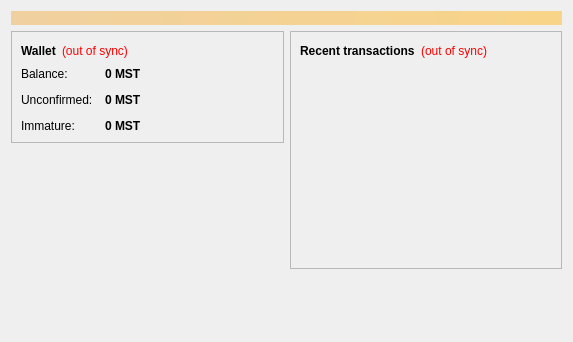
<?xml version="1.0" encoding="UTF-8"?>
<ui version="4.0">
 <class>OverviewPage</class>
 <widget class="QWidget" name="OverviewPage">
  <property name="geometry">
   <rect>
    <x>0</x>
    <y>0</y>
    <width>573</width>
    <height>342</height>
   </rect>
  </property>
  <property name="windowTitle">
   <string>Form</string>
  </property>
  <layout class="QVBoxLayout" name="topLayout">
   <item>
    <widget class="QLabel" name="labelAlerts">
     <property name="visible">
      <bool>false</bool>
     </property>
     <property name="styleSheet">
      <string notr="true">background-color: qlineargradient(x1: 0, y1: 0, x2: 1, y2: 0, stop:0 #F0D0A0, stop:1 #F8D488); color:#000000;</string>
     </property>
     <property name="wordWrap">
      <bool>true</bool>
     </property>
     <property name="margin">
      <number>3</number>
     </property>
    </widget>
   </item>
   <item>
    <layout class="QHBoxLayout" name="horizontalLayout" stretch="1,1">
     <item>
      <layout class="QVBoxLayout" name="verticalLayout_2">
       <item>
        <widget class="QFrame" name="frame">
         <property name="frameShape">
          <enum>QFrame::StyledPanel</enum>
         </property>
         <property name="frameShadow">
          <enum>QFrame::Raised</enum>
         </property>
         <layout class="QVBoxLayout" name="verticalLayout_4">
          <item>
           <layout class="QHBoxLayout" name="horizontalLayout_4">
            <item>
             <widget class="QLabel" name="label_5">
              <property name="font">
               <font>
                <weight>75</weight>
                <bold>true</bold>
               </font>
              </property>
              <property name="text">
               <string>Wallet</string>
              </property>
             </widget>
            </item>
            <item>
             <widget class="QLabel" name="labelWalletStatus">
              <property name="toolTip">
               <string>The displayed information may be out of date. Your wallet automatically synchronizes with the MystCoin network after a connection is established, but this process has not completed yet.</string>
              </property>
              <property name="styleSheet">
               <string notr="true">QLabel { color: red; }</string>
              </property>
              <property name="text">
               <string notr="true">(out of sync)</string>
              </property>
              <property name="alignment">
               <set>Qt::AlignLeading|Qt::AlignLeft|Qt::AlignVCenter</set>
              </property>
             </widget>
            </item>
            <item>
             <spacer name="horizontalSpacer_2">
              <property name="orientation">
               <enum>Qt::Horizontal</enum>
              </property>
              <property name="sizeHint" stdset="0">
               <size>
                <width>40</width>
                <height>20</height>
               </size>
              </property>
             </spacer>
            </item>
           </layout>
          </item>
          <item>
           <layout class="QFormLayout" name="formLayout_2">
            <property name="fieldGrowthPolicy">
             <enum>QFormLayout::AllNonFixedFieldsGrow</enum>
            </property>
            <property name="horizontalSpacing">
             <number>12</number>
            </property>
            <property name="verticalSpacing">
             <number>12</number>
            </property>
            <item row="0" column="0">
             <widget class="QLabel" name="label">
              <property name="text">
               <string>Balance:</string>
              </property>
             </widget>
            </item>
            <item row="0" column="1">
             <widget class="QLabel" name="labelBalance">
              <property name="font">
               <font>
                <weight>75</weight>
                <bold>true</bold>
               </font>
              </property>
              <property name="cursor">
               <cursorShape>IBeamCursor</cursorShape>
              </property>
              <property name="toolTip">
               <string>Your current balance</string>
              </property>
              <property name="text">
               <string notr="true">0 MST</string>
              </property>
              <property name="textInteractionFlags">
               <set>Qt::LinksAccessibleByMouse|Qt::TextSelectableByKeyboard|Qt::TextSelectableByMouse</set>
              </property>
             </widget>
            </item>
            <item row="1" column="0">
             <widget class="QLabel" name="label_3">
              <property name="text">
               <string>Unconfirmed:</string>
              </property>
             </widget>
            </item>
            <item row="1" column="1">
             <widget class="QLabel" name="labelUnconfirmed">
              <property name="font">
               <font>
                <weight>75</weight>
                <bold>true</bold>
               </font>
              </property>
              <property name="cursor">
               <cursorShape>IBeamCursor</cursorShape>
              </property>
              <property name="toolTip">
               <string>Total of transactions that have yet to be confirmed, and do not yet count toward the current balance</string>
              </property>
              <property name="text">
               <string notr="true">0 MST</string>
              </property>
              <property name="textInteractionFlags">
               <set>Qt::LinksAccessibleByMouse|Qt::TextSelectableByKeyboard|Qt::TextSelectableByMouse</set>
              </property>
             </widget>
            </item>
            <item row="2" column="0">
             <widget class="QLabel" name="labelImmatureText">
              <property name="text">
               <string>Immature:</string>
              </property>
             </widget>
            </item>
            <item row="2" column="1">
             <widget class="QLabel" name="labelImmature">
              <property name="font">
               <font>
                <weight>75</weight>
                <bold>true</bold>
               </font>
              </property>
              <property name="toolTip">
               <string>Mined balance that has not yet matured</string>
              </property>
              <property name="text">
               <string notr="true">0 MST</string>
              </property>
              <property name="textInteractionFlags">
               <set>Qt::LinksAccessibleByMouse|Qt::TextSelectableByKeyboard|Qt::TextSelectableByMouse</set>
              </property>
             </widget>
            </item>
           </layout>
          </item>
         </layout>
        </widget>
       </item>
       <item>
        <spacer name="verticalSpacer">
         <property name="orientation">
          <enum>Qt::Vertical</enum>
         </property>
         <property name="sizeHint" stdset="0">
          <size>
           <width>20</width>
           <height>40</height>
          </size>
         </property>
        </spacer>
       </item>
      </layout>
     </item>
     <item>
      <layout class="QVBoxLayout" name="verticalLayout_3">
       <item>
        <widget class="QFrame" name="frame_2">
         <property name="frameShape">
          <enum>QFrame::StyledPanel</enum>
         </property>
         <property name="frameShadow">
          <enum>QFrame::Raised</enum>
         </property>
         <layout class="QVBoxLayout" name="verticalLayout">
          <item>
           <layout class="QHBoxLayout" name="horizontalLayout_2">
            <item>
             <widget class="QLabel" name="label_4">
              <property name="text">
               <string>&lt;b&gt;Recent transactions&lt;/b&gt;</string>
              </property>
             </widget>
            </item>
            <item>
             <widget class="QLabel" name="labelTransactionsStatus">
              <property name="toolTip">
               <string>The displayed information may be out of date. Your wallet automatically synchronizes with the MystCoin network after a connection is established, but this process has not completed yet.</string>
              </property>
              <property name="styleSheet">
               <string notr="true">QLabel { color: red; }</string>
              </property>
              <property name="text">
               <string notr="true">(out of sync)</string>
              </property>
              <property name="alignment">
               <set>Qt::AlignRight|Qt::AlignTrailing|Qt::AlignVCenter</set>
              </property>
             </widget>
            </item>
            <item>
             <spacer name="horizontalSpacer">
              <property name="orientation">
               <enum>Qt::Horizontal</enum>
              </property>
              <property name="sizeHint" stdset="0">
               <size>
                <width>40</width>
                <height>20</height>
               </size>
              </property>
             </spacer>
            </item>
           </layout>
          </item>
          <item>
           <widget class="QListView" name="listTransactions">
            <property name="styleSheet">
             <string notr="true">QListView { background: transparent; }</string>
            </property>
            <property name="frameShape">
             <enum>QFrame::NoFrame</enum>
            </property>
            <property name="verticalScrollBarPolicy">
             <enum>Qt::ScrollBarAlwaysOff</enum>
            </property>
            <property name="horizontalScrollBarPolicy">
             <enum>Qt::ScrollBarAlwaysOff</enum>
            </property>
            <property name="selectionMode">
             <enum>QAbstractItemView::NoSelection</enum>
            </property>
           </widget>
          </item>
         </layout>
        </widget>
       </item>
       <item>
        <spacer name="verticalSpacer_2">
         <property name="orientation">
          <enum>Qt::Vertical</enum>
         </property>
         <property name="sizeHint" stdset="0">
          <size>
           <width>20</width>
           <height>40</height>
          </size>
         </property>
        </spacer>
       </item>
      </layout>
     </item>
    </layout>
   </item>
  </layout>
 </widget>
 <resources/>
 <connections/>
</ui>
